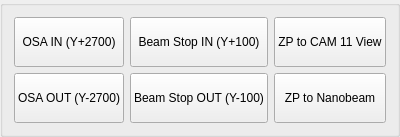
             <widget class="QGroupBox" name="groupBox_21">
              <property name="sizePolicy">
               <sizepolicy hsizetype="Preferred" vsizetype="Fixed">
                <horstretch>0</horstretch>
                <verstretch>0</verstretch>
               </sizepolicy>
              </property>
              <property name="title">
               <string/>
              </property>
              <layout class="QGridLayout" name="gridLayout_83">
               <item row="0" column="1">
                <widget class="QPushButton" name="pb_zpbsy_in">
                 <property name="sizePolicy">
                  <sizepolicy hsizetype="Minimum" vsizetype="Preferred">
                   <horstretch>0</horstretch>
                   <verstretch>0</verstretch>
                  </sizepolicy>
                 </property>
                 <property name="text">
                  <string>Beam Stop IN (Y+100)</string>
                 </property>
                </widget>
               </item>
               <item row="1" column="1">
                <widget class="QPushButton" name="pb_zpbsy_out">
                 <property name="sizePolicy">
                  <sizepolicy hsizetype="Minimum" vsizetype="Preferred">
                   <horstretch>0</horstretch>
                   <verstretch>0</verstretch>
                  </sizepolicy>
                 </property>
                 <property name="text">
                  <string>Beam Stop OUT (Y-100)</string>
                 </property>
                </widget>
               </item>
               <item row="0" column="0">
                <widget class="QPushButton" name="pb_osa_in">
                 <property name="sizePolicy">
                  <sizepolicy hsizetype="Minimum" vsizetype="Preferred">
                   <horstretch>0</horstretch>
                   <verstretch>0</verstretch>
                  </sizepolicy>
                 </property>
                 <property name="text">
                  <string>
OSA IN (Y+2700)
</string>
                 </property>
                </widget>
               </item>
               <item row="1" column="2">
                <widget class="QPushButton" name="pb_zp_nanobeam">
                 <property name="sizePolicy">
                  <sizepolicy hsizetype="Minimum" vsizetype="Preferred">
                   <horstretch>0</horstretch>
                   <verstretch>0</verstretch>
                  </sizepolicy>
                 </property>
                 <property name="text">
                  <string>ZP to Nanobeam</string>
                 </property>
                </widget>
               </item>
               <item row="0" column="2">
                <widget class="QPushButton" name="pb_zp_cam11_view">
                 <property name="sizePolicy">
                  <sizepolicy hsizetype="Minimum" vsizetype="Preferred">
                   <horstretch>0</horstretch>
                   <verstretch>0</verstretch>
                  </sizepolicy>
                 </property>
                 <property name="text">
                  <string>ZP to CAM 11 View</string>
                 </property>
                </widget>
               </item>
               <item row="1" column="0">
                <widget class="QPushButton" name="pb_osa_out">
                 <property name="sizePolicy">
                  <sizepolicy hsizetype="Minimum" vsizetype="Preferred">
                   <horstretch>0</horstretch>
                   <verstretch>0</verstretch>
                  </sizepolicy>
                 </property>
                 <property name="text">
                  <string>
OSA OUT (Y-2700)
</string>
                 </property>
                </widget>
               </item>
              </layout>
             </widget>
